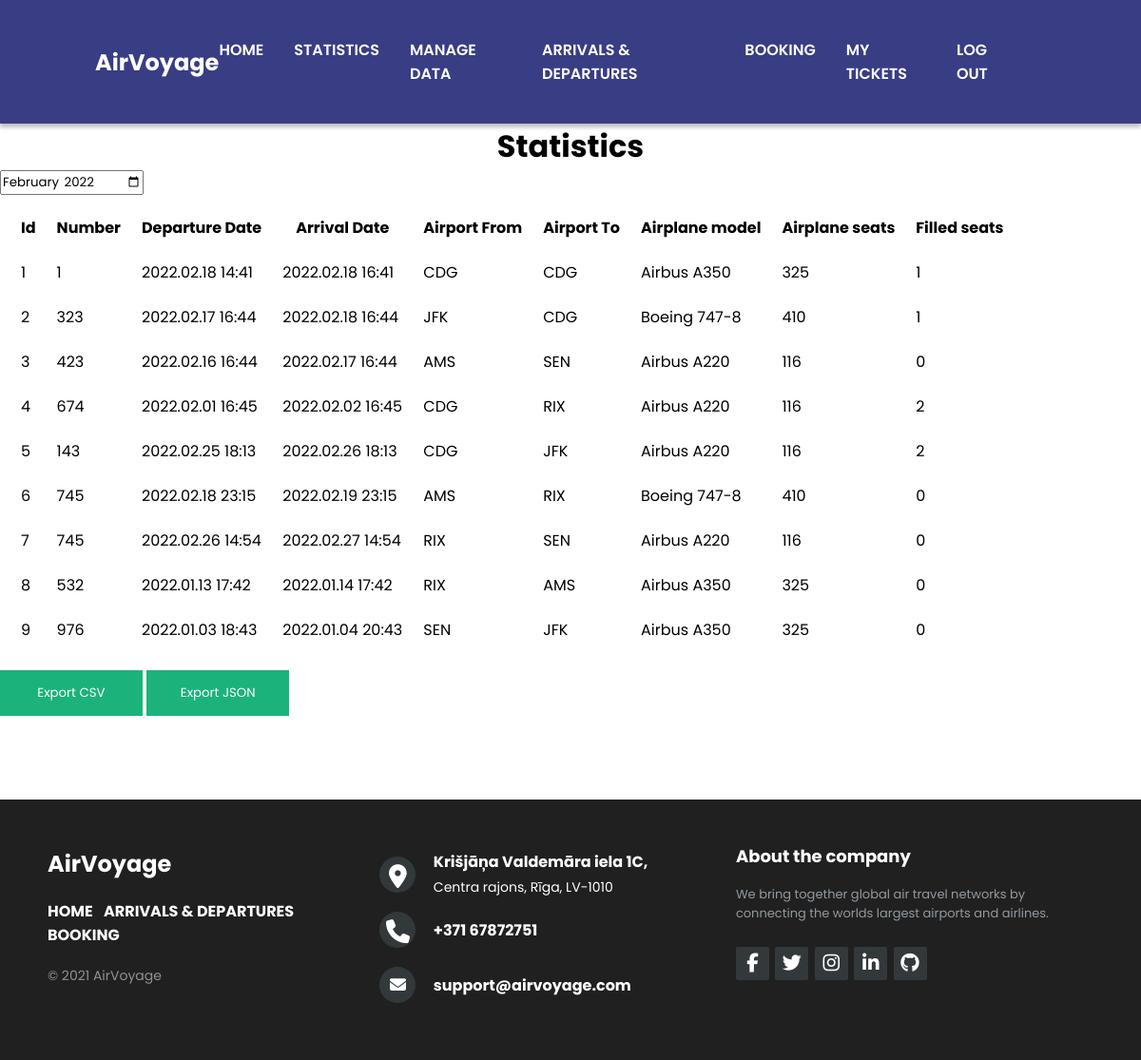
The page /statistics (signed in) on the database its author committed.
### AirVoyage/models.py (models this page shows, shortened)
class Flight(db.Model):
  id = db.Column(db.Integer, primary_key=True)
  number = db.Column(db.Integer)
  departureDate = db.Column(db.DateTime)
  arrivalDate = db.Column(db.DateTime)
  airportFromId = db.Column(db.String(150), db.ForeignKey('airport.abbreviation'))
  airportToId = db.Column(db.String(150), db.ForeignKey('airport.abbreviation'))
  airplaneId = db.Column(db.Integer, db.ForeignKey('airplane.id'))
  tickets = db.relationship("Ticket", backref='flight')
  isFinished = db.Column(db.Boolean, default=False)

class Airplane(db.Model):
  id = db.Column(db.Integer, primary_key=True)
  model = db.Column(db.String(150))
  yearOfManufacture = db.Column(db.Integer)
  seats = db.Column(db.Integer)
  airportId = db.Column(db.Integer, db.ForeignKey('airport.abbreviation'));
  flights = db.relationship("Flight", primaryjoin="and_(Airplane.id==Flight.airplaneId, Flight.isFinished==False)", backref='airplane')

### AirVoyage/views.py (the view)
@views.route("statistics", methods=["GET", "POST"])
@flask_login.login_required
def statistics():
  if not isAdmin(flask_login.current_user):
    return 'permissionDenied'
  flights = []
  airplanes = []
  airportsFrom = []
  airportsTo = []
  for flight in models.Flight.query.all():
    flights.append(flight)
    airplanes.append(next((airplane for airplane in models.Airplane.query.all() if airplane.id == flight.airplaneId), None))
    airportsFrom.append(next((airport for airport in models.Airport.query.all() if airport.abbreviation == flight.airportFromId), None))
    airportsTo.append(next((airport for airport in models.Airport.query.all() if airport.abbreviation == flight.airportToId), None))
  return render_template("statistics.html",
    isLoggedIn = flask_login.current_user.is_authenticated,
    isAdmin = isAdmin(flask_login.current_user),
    data = zip(flights, airplanes, airportsFrom, airportsTo))

### AirVoyage/__init__.py (called while the page is built)
def create_app():
    app = Flask(__name__)
    app.config['SECRET_KEY'] = 'CLASSIFIED TOP SECRET KEY'
    app.config['SQLALCHEMY_DATABASE_URI'] = f'sqlite:///{DB_NAME}'
    db.init_app(app)
    from .views import views
    from .auth import auth
    app.register_blueprint(views, url_prefix='/')
    app.register_blueprint(auth, url_prefix='/')
    from .models import User
    create_database(app)
    login_manager = LoginManager()
    login_manager.login_view = 'auth.login'
    login_manager.init_app(app)
    @login_manager.user_loader
    def load_user(id):
        return User.query.get(int(id))
    return app

### AirVoyage/views.py (called while the page is built)
def isAdmin(user):
  admins = ['admin@admin.admin']
  if user.is_authenticated and user.email in admins:
    return True
  else:
    return False

### AirVoyage/templates/statistics.html (shortened to what this page needs)
<!DOCTYPE html>
<html lang="en">
<head>
    <link rel="stylesheet" href="../static/css/signUp.css">
    <link rel="stylesheet" href="../static/css/statistics.css">
    <link rel="stylesheet" href="../static/css/styles.css">
</head>
<body>
  {% include "header.html" %}
  <h1>Statistics</h1>
  <input id="monthSelector" type="month">
  <table id="flights">
    <tr>
      <th>Id</th>
      <th>Number</th>
      <th>Departure Date</th>
      <th>Arrival Date</th>
      <th>Airport From</th>
      <th>Airport To</th>
      <th>Airplane model</th>
      <th>Airplane seats</th>
      <th>Filled seats</th>
    </tr>
    {% for flight, airplane, airportFrom, airportTo in data %}
    <tr>
      <td>{{ flight.id }}</td>
      <td>{{ flight.number }}</td>
      <td>{{ flight.departureDate.strftime('%Y.%m.%d %H:%M') }}</td>
      <td>{{ flight.arrivalDate.strftime('%Y.%m.%d %H:%M') }}</td>
      <td>{{ flight.airportFromId }}</td>
      <td>{{ flight.airportToId }}</td>
      <td>{{ airplane.model }}</td>
      <td>{{ airplane.seats }}</td>
      <td>{{ flight.tickets|length }}</td>
    </tr>
    {% endfor %}
  </table>
  <button class="exportCSV" >Export CSV</button>
  <button class="exportJSON">Export JSON</button>
  {% include "footer.html" %}
</body>
</html>

### AirVoyage/static/css/signUp.css (style rules this page uses)
* { margin: 0; padding: 0; box-sizing: border-box; font-family: 'Poppins', sans-serif; scroll-behavior: smooth; }
button { background-color: #04AA6D; color: white; padding: 14px 20px; margin: 8px 0; border: none; cursor: pointer; width: 100%; opacity: 0.9; }

### AirVoyage/static/css/statistics.css (style rules this page uses)
button { width: 150px; }
table, th, td { padding: 10px; }
h1 { text-align: center; }

### rows shown on the page
Flight: id "1", number "1", departureDate "2022.02.18 14:41", arrivalDate "2022.02.18 16:41", airportFromId "CDG", airportToId "CDG", model "Airbus A350", seats "325", tickets|length "1"
Flight: id "2", number "323", departureDate "2022.02.17 16:44", arrivalDate "2022.02.18 16:44", airportFromId "JFK", airportToId "CDG", model "Boeing 747-8", seats "410", tickets|length "1"
Flight: id "3", number "423", departureDate "2022.02.16 16:44", arrivalDate "2022.02.17 16:44", airportFromId "AMS", airportToId "SEN", model "Airbus A220", seats "116", tickets|length "0"
Flight: id "4", number "674", departureDate "2022.02.01 16:45", arrivalDate "2022.02.02 16:45", airportFromId "CDG", airportToId "RIX", model "Airbus A220", seats "116", tickets|length "2"
Flight: id "5", number "143", departureDate "2022.02.25 18:13", arrivalDate "2022.02.26 18:13", airportFromId "CDG", airportToId "JFK", model "Airbus A220", seats "116", tickets|length "2"
Flight: id "6", number "745", departureDate "2022.02.18 23:15", arrivalDate "2022.02.19 23:15", airportFromId "AMS", airportToId "RIX", model "Boeing 747-8", seats "410", tickets|length "0"
Flight: id "7", number "745", departureDate "2022.02.26 14:54", arrivalDate "2022.02.27 14:54", airportFromId "RIX", airportToId "SEN", model "Airbus A220", seats "116", tickets|length "0"
Flight: id "8", number "532", departureDate "2022.01.13 17:42", arrivalDate "2022.01.14 17:42", airportFromId "RIX", airportToId "AMS", model "Airbus A350", seats "325", tickets|length "0"
Flight: id "9", number "976", departureDate "2022.01.03 18:43", arrivalDate "2022.01.04 20:43", airportFromId "SEN", airportToId "JFK", model "Airbus A350", seats "325", tickets|length "0"
